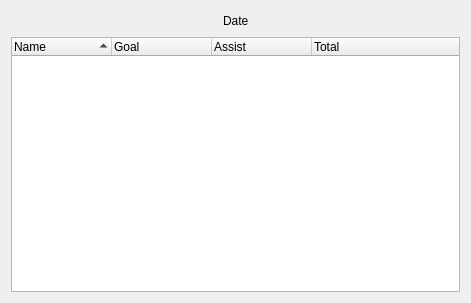
<?xml version="1.0" encoding="UTF-8"?>
<ui version="4.0">
 <class>MatchDetailDialog</class>
 <widget class="QDialog" name="MatchDetailDialog">
  <property name="geometry">
   <rect>
    <x>0</x>
    <y>0</y>
    <width>471</width>
    <height>303</height>
   </rect>
  </property>
  <property name="minimumSize">
   <size>
    <width>471</width>
    <height>303</height>
   </size>
  </property>
  <property name="windowTitle">
   <string>Match Details</string>
  </property>
  <layout class="QVBoxLayout" name="verticalLayout_4">
   <item>
    <layout class="QHBoxLayout" name="horizontalLayout_2">
     <item>
      <spacer name="horizontalSpacer_2">
       <property name="orientation">
        <enum>Qt::Horizontal</enum>
       </property>
       <property name="sizeHint" stdset="0">
        <size>
         <width>40</width>
         <height>20</height>
        </size>
       </property>
      </spacer>
     </item>
     <item>
      <widget class="QLabel" name="labelDate">
       <property name="text">
        <string>Date</string>
       </property>
      </widget>
     </item>
     <item>
      <spacer name="horizontalSpacer">
       <property name="orientation">
        <enum>Qt::Horizontal</enum>
       </property>
       <property name="sizeHint" stdset="0">
        <size>
         <width>40</width>
         <height>20</height>
        </size>
       </property>
      </spacer>
     </item>
    </layout>
   </item>
   <item>
    <widget class="QTreeWidget" name="treeWidgetBoard">
     <property name="editTriggers">
      <set>QAbstractItemView::NoEditTriggers</set>
     </property>
     <property name="sortingEnabled">
      <bool>true</bool>
     </property>
     <attribute name="headerShowSortIndicator" stdset="0">
      <bool>true</bool>
     </attribute>
     <attribute name="headerStretchLastSection">
      <bool>true</bool>
     </attribute>
     <column>
      <property name="text">
       <string>Name</string>
      </property>
     </column>
     <column>
      <property name="text">
       <string>Goal</string>
      </property>
     </column>
     <column>
      <property name="text">
       <string>Assist</string>
      </property>
     </column>
     <column>
      <property name="text">
       <string>Total</string>
      </property>
     </column>
    </widget>
   </item>
  </layout>
 </widget>
 <resources/>
 <connections/>
</ui>
